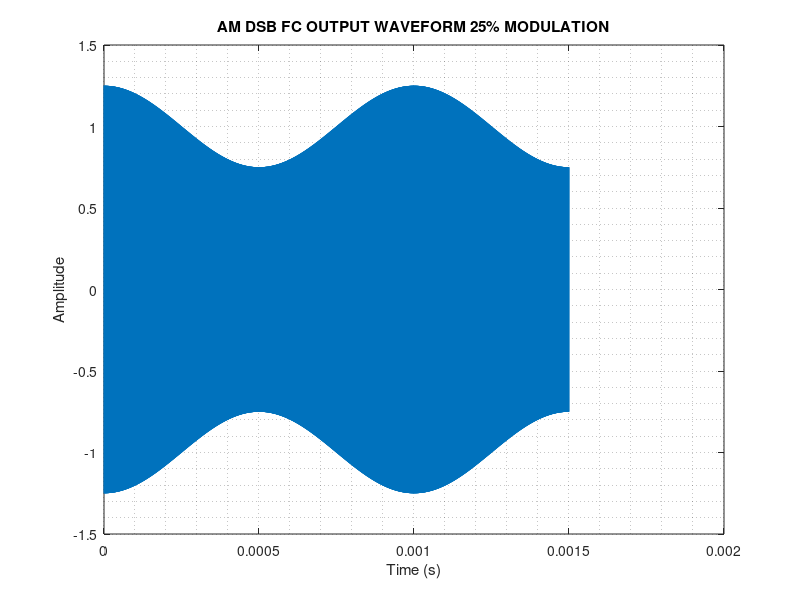

Source code (MATLAB):
clc
clear all

Fs = 2e6;
Period = 1/Fs;
t  = 0:Period:1.5e-3;
m_Index = 0.25;
message_Freq = 1e3;   
carrier_Freq = 1e6;

m_t = cos(2*pi*message_Freq*t);     % Single tone of 1 kHz
c_t = cos(2*pi*carrier_Freq*t);

u_t = (1 + m_Index*m_t).* c_t;
figure
plot(t,u_t);
title('AM DSB FC OUTPUT WAVEFORM 25% MODULATION');
xlabel('Time (s)');
ylabel('Amplitude');
grid minor